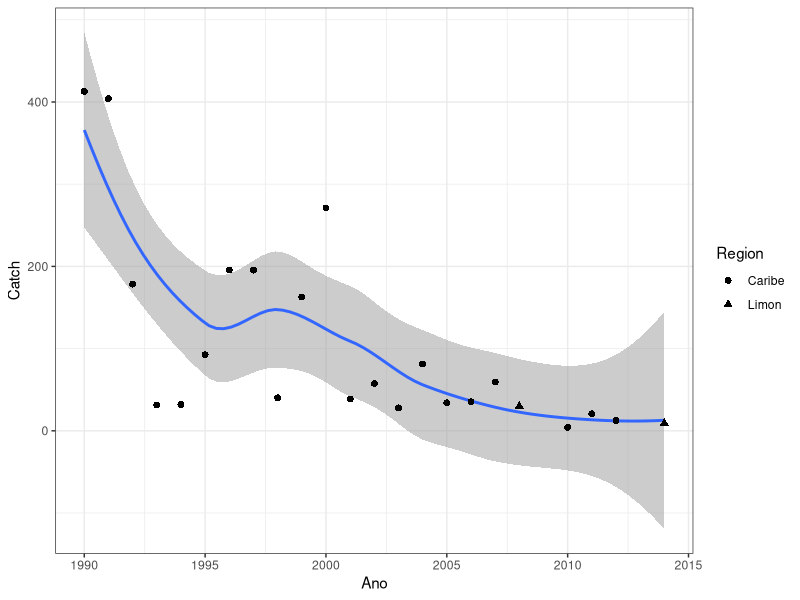

Generate this figure with R:
## ---- chunk 1
knitr::opts_chunk$set(echo = TRUE)
## ---- chunk 2
install.packages("tidyverse")
library(tidyverse)

cr_lobster <- read.csv("CostaRicaLandings_1990_2014.csv", stringsAsFactors = T, strip.white = T, sep = ",") %>% 
  rename(Concepto = CONCEPTO) %>% 
  gather(Month, Catch, -c(Region, Ano, Concepto))

cr_lobster
View(cr_lobster)

group_by(cr_lobster, Region, Ano, Concepto) %>% 
  filter(Region %in% c("Caribe", "Limon")) %>% 
  filter(Concepto %in% c("LANG CARIBE", "LANGOSTA CARIBE")) %>% 
  summarize(Catch = sum(Catch, na.rm =T)/1000) %>% 
  ggplot(aes(x = Ano, y = Catch)) +
  geom_smooth(method = "loess", alpha = 0.5) +
  geom_point(aes(shape = Region), size = 2) +
  theme_bw()

